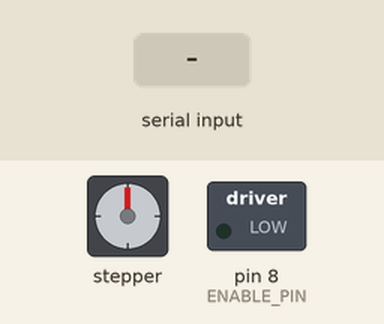
A sketch run on a simulated Arduino Uno, built with avr-gcc and run on an emulated ATmega328P. On the bench: stepper motor, switched loads named in the sketch (green lamp = pin HIGH). The inputs (shaded band) are chosen by the test bench. Stepper angles assume 200 steps per turn.

Above: at 1.2 s.
1.3 s: "90,45,200\n" received over Serial
At 1.45 s:
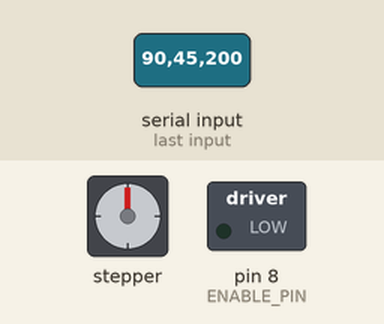
At 2.06 s:
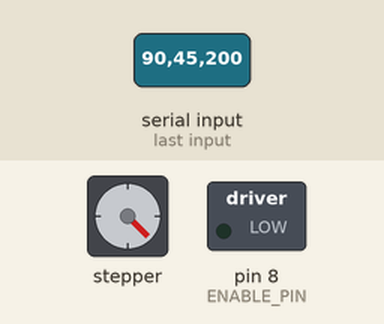
Timing chart, 0 to 16.3 s (numbered marks = the images above; inputs shaded):
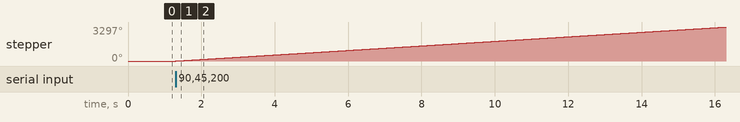

Measured:
- after the input at 1.3 s, stepper: keeps turning clockwise at about 220°/s, starting at once

The sketch:

Test-5.2.ino
```cpp
#include <AccelStepper.h>

#define ENABLE_PIN 8 // Enable Pin für Stepper-Treiber
#define SPEED 1400   // Maximale Geschwindigkeit der Motoren

AccelStepper stepperX(AccelStepper::DRIVER, 2, 5);
AccelStepper stepperY(AccelStepper::DRIVER, 3, 6);
AccelStepper stepperZ(AccelStepper::DRIVER, 4, 7);

int c[4] = {0, 0, 0, 0}; // c[1]=X-Speed, c[2]=Y-Speed, c[3]=Control
int EN = 0;              // Enable/Disable Status (0=Enabled, 1=Disabled)

char inputBuffer[32];
byte bufferIndex = 0;

int applyDeadzone(int value, int dz) {
  return (abs(value) < dz) ? 0 : value;
}

void setup() {

  Serial.begin(19200);

  pinMode(ENABLE_PIN, OUTPUT);

  stepperX.setMaxSpeed(SPEED); stepperY.setMaxSpeed(SPEED); stepperZ.setMaxSpeed(SPEED);
  stepperX.setAcceleration(150); stepperY.setAcceleration(150); stepperZ.setAcceleration(150);
}

void readSerial() {
  // Prüfen, ob Daten über HardwareSerial verfügbar sind
  while (Serial.available()) {
    char incoming = Serial.read();

    if (incoming == '\n') {
      // Stringende markieren und Puffer zurücksetzen
      inputBuffer[bufferIndex] = 0;
      bufferIndex = 0;

      int t1, t2, t3;
      int parsed = sscanf(inputBuffer, "%d,%d,%d", &t1, &t2, &t3);

      if (parsed == 3) {
        // --- X-Achse (c[1]) ---
        c[1] = applyDeadzone(t1, 80);
        c[1] = map(c[1], -1000, 1000, -SPEED, SPEED);

        // --- Y-Achse (c[2]) ---
        c[2] = applyDeadzone(t2, 80);
        c[2] = map(c[2], -1000, 1000, -SPEED, SPEED);

        // --- Z-Achse/Steuerung (c[3]) ---
        c[3] = t3;

        // Logik für Enable (EN) Pin basierend auf c[3] und c[1]/c[2]
        if (c[3] > 0) {
          c[3] = 0;
        } else {
          c[3] = 1;
          EN = 0; // Wenn c[3] = 1, wird EN auf 0 gesetzt (Motor AN)
        }

        if (c[3] == 0) {
          if (c[1] != 0 || c[2] != 0) {
            EN = 0; // Wenn c[1] oder c[2] aktiv sind, Motor AN
          } else {
            EN = 1; // Wenn c[3]=0 und c[1]/c[2] = 0, Motor AUS
          }
        }
      }
    } else {
      // Zeichen in den Puffer legen
      if (bufferIndex < sizeof(inputBuffer) - 1) inputBuffer[bufferIndex++] = incoming;
    }
  }
}

/**
 * Aktualisiert die Stepper-Geschwindigkeit und den Enable-Pin.
 */
void updateSteppers() {
  // Stepper-Treiber aktivieren/deaktivieren
  digitalWrite(ENABLE_PIN, EN);

  // Setzt die Geschwindigkeit (basierend auf der geparsten Controllereingabe)
  stepperX.setSpeed(c[1]);
  stepperY.setSpeed(c[2]);

  // Führt den nächsten Schritt aus, falls nötig (zeitkritische Funktion!)
  stepperX.runSpeed();
  stepperY.runSpeed();
}

void loop() {
  // readSerial() wird so oft wie möglich aufgerufen, um Pufferüberläufe zu vermeiden.
  readSerial();

  // updateSteppers() muss SOFORT danach aufgerufen werden, um präzise Timing-Impulse
  // für die Motoren zu gewährleisten.
  updateSteppers();
}
```
